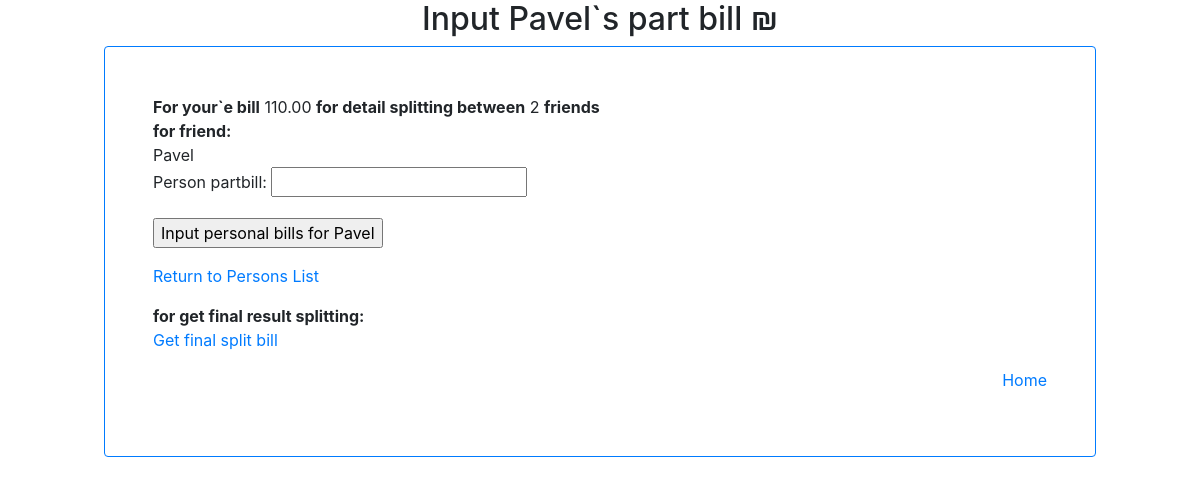
The page /48/detail/ on the database its author committed.
### split_bill/models.py (models this page shows, shortened)
class Person(models.Model):
    bill = models.ForeignKey(Bill, on_delete=models.CASCADE)
    person_name = models.CharField(max_length=50)
    summa = models.DecimalField(max_digits=6, decimal_places=2, null=True)

class Bill(models.Model):
    full_bill = models.DecimalField(max_digits=6, decimal_places=2)
    date_time = models.DateTimeField(default=timezone.now)
    split_num = models.PositiveSmallIntegerField(null=True)

### split_bill/views.py (the view)
# urls.py: path('<int:person_id>/detail/', views.person_detail, name='person_detail'),
def person_detail(request, person_id):
    person = get_object_or_404(Person,
                               id=person_id)
    if request.method == 'POST':
        p_bill_form = forms.PersonBillForm(request.POST)
        if p_bill_form.is_valid():
            p_bill = p_bill_form.save(commit=False)
            p_bill.person = person
            p_bill.save()
            return redirect('split_bill:person_detail',
                            person_id=person_id)
    else:
        p_bill_form = forms.PersonBillForm()
    return render(request,
                  'split_bill/person_detail.html',
                  {'person': person,
                   'p_bill_form': p_bill_form,
                   'header': 'Input {}`s part bill'.format(
                       person.person_name
                   )})

### split_bill/forms.py
class PersonBillForm(forms.ModelForm):
    class Meta:
        model = models.PersonBill
        fields = ('person_partbill',)

### split_bill/templates/split_bill/person_detail.html (shortened to what this page needs)
{% extends "split_bill/index.html" %}
{% block content %}
<strong>For your`e bill</strong>
{{ person.bill.full_bill }}
<strong>for detail splitting between</strong>
{{ person.bill.split_num }}
<strong>friends<br>
    for friend: </strong><br>
{{ person.person_name }}
<form action="." method="post">
    {{ p_bill_form.as_p }}
    <input type="submit" value="Input personal bills for {{ person.person_name }}">
</form>
<p align="bottom" style="text-align: left"><a href="{% url 'split_bill:persons_list' person.bill.id %}">Return to Persons List</a></p>
<strong>for get final result splitting:</strong>
<p align="bottom" style="text-align: left"><a href="{% url 'split_bill:final' person.bill.id %}">Get final split bill</a></p>
<p align="bottom" style="text-align: right"><a href="{% url 'split_bill:index' %}">Home</a></p>
{% endblock %}

### rows shown on the page
Person: bill.full_bill "110.00", bill.split_num "2", person_name "Pavel", person_name "Input personal bills for Pavel"

### other values the page prints
{{ header }} "Input Pavel`s part bill"
